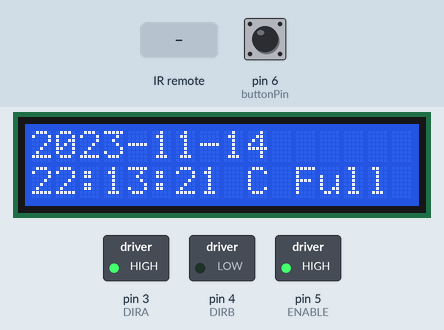
Recording of a sketch running on a simulated Arduino Uno, built with avr-gcc and run on an emulated ATmega328P. Parts: 16×2 character LCD, switched loads named in the sketch (green lamp = pin HIGH). The inputs (shaded band) are chosen by the test bench; at power-on: pin 6 (buttonPin) LOW. The local clock reads 2024-03-15 10:24:30 at power-on unless the sketch sets it; what the sketch prints to the serial monitor is not drawn.

Above: at 1.2 s.
1.3 s: infrared code 0xFF22DD received
At 2.3 s:
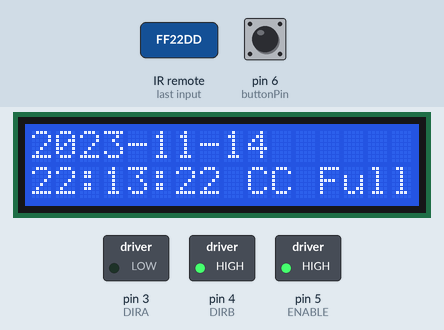
4.3 s: infrared code 0xFFE01F received
At 5.7 s:
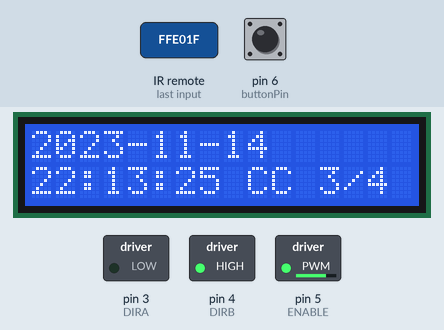
7.3 s: pin 6 (buttonPin) pulled HIGH for 3.2 s
At 11.5 s:
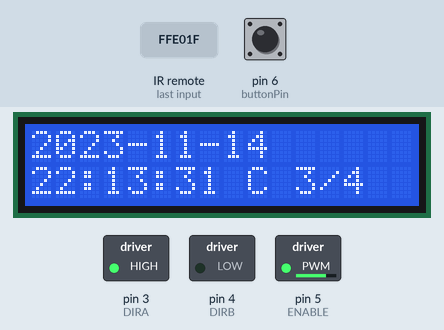
12.0 s: infrared code 0xFF906F received
At 13.8 s:
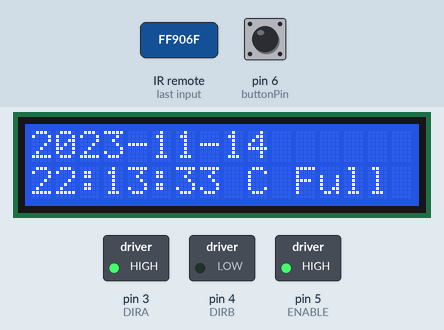
15.0 s: pin 6 (buttonPin) pulled HIGH for 1 s
At 16.8 s:
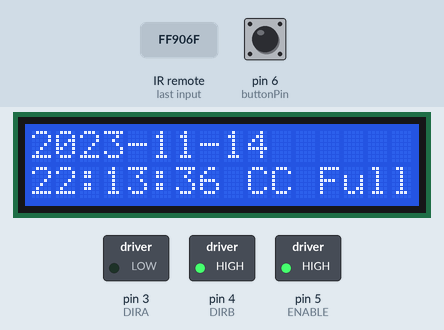
17.5 s: pin 6 (buttonPin) pulled HIGH for 3.2 s
At 17.96 s:
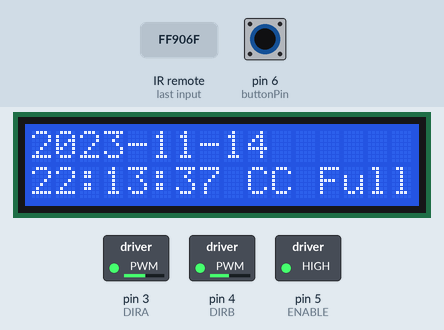
Timing chart, 0 to 22.3 s (numbered marks = the images above; inputs shaded):
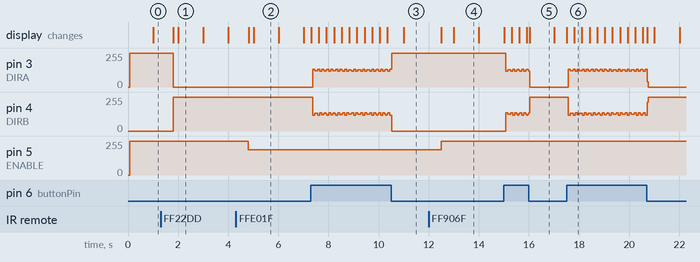

The sketch:

Lab3.ino
```cpp
// include the library code for the LCD display:
#include <LiquidCrystal.h>

// include the libary for the IR sensor
#include "IRremote.h"

// include the libary for the RTC module
#include <Wire.h>
#include <DS3231.h>

// initialize the library with the numbers of the interface pins
LiquidCrystal lcd(7, 8, 9, 10, 11, 12);

int receiver = 2; // Signal Pin of IR receiver to Arduino Digital Pin 2
#define DIRA 3 // Pin 3 and pin 4 control direction of the DC motor
#define DIRB 4
#define ENABLE 5
const int  buttonPin = 6;    // pin that the pushbutton is connected to

//storage variables
boolean toggle1 = 0;

int fanSpeed = 255;
int dir = 0; // 0 is clockwise and 1 is counter-clockwise

int buttonState = 0;            // current state of the button
bool irPressed = false;         // check whether the IR remote is pressed

/*-----( Declare objects )-----*/
IRrecv irrecv(receiver);     // create instance of 'irrecv'
decode_results results;      // create instance of 'decode_results'
// RTC
DS3231 clock;
RTCDateTime dt;

/*-----( Function )-----*/
void translateIR() // takes action based on IR code received
{
  irPressed = true;
  switch(results.value)

  {
  case 0xFFA25D: Serial.println("POWER"); break;
  case 0xFFE21D: Serial.println("FUNC/STOP"); break;
  case 0xFF629D: Serial.println("VOL+"); break;
  case 0xFF22DD: Serial.println("FAST BACK");    break;
  case 0xFF02FD: Serial.println("PAUSE");    break;
  case 0xFFC23D: Serial.println("FAST FORWARD");   break;
  case 0xFFE01F: Serial.println("DOWN");    break;
  case 0xFFA857: Serial.println("VOL-");    break;
  case 0xFF906F: Serial.println("UP");    break;
  case 0xFF9867: Serial.println("EQ");    break;
  case 0xFFB04F: Serial.println("ST/REPT");    break;
  case 0xFF6897: Serial.println("0");    break;
  case 0xFF30CF: Serial.println("1");    break;
  case 0xFF18E7: Serial.println("2");    break;
  case 0xFF7A85: Serial.println("3");    break;
  case 0xFF10EF: Serial.println("4");    break;
  case 0xFF38C7: Serial.println("5");    break;
  case 0xFF5AA5: Serial.println("6");    break;
  case 0xFF42BD: Serial.println("7");    break;
  case 0xFF4AB5: Serial.println("8");    break;
  case 0xFF52AD: Serial.println("9");    break;
  case 0xFFFFFFFF: Serial.println(" REPEAT");break;
  default:
    Serial.println(" other button   ");
  }// End Case
  delay(500); // Do not get immediate repeat
} //END translateIR


void setup() {
  // initialize the button pin as a input:
  pinMode(buttonPin, INPUT);

  //---set pin direction for the DC motor
  pinMode(ENABLE,OUTPUT);
  pinMode(DIRA,OUTPUT);
  pinMode(DIRB,OUTPUT);

  // set up the LCD's number of columns and rows:
  lcd.begin(16, 2);

  // Initialize DS3231
  clock.begin();
  // Send sketch compiling time to Arduino
  clock.setDateTime(__DATE__, __TIME__);

  // Control DC motor
  analogWrite(ENABLE,fanSpeed); //turn motor on
  digitalWrite(DIRA,HIGH); // clockwise rotation
  digitalWrite(DIRB,LOW);
  dir = 0; // spin in the clockwise direction first

  irrecv.enableIRIn(); // Start the receiver

  cli();//stop interrupts

  //set timer1 interrupt at 1Hz
  TCCR1A = 0;// set entire TCCR1A register to 0
  TCCR1B = 0;// same for TCCR1B
  TCNT1  = 0;//initialize counter value to 0
  // set compare match register for 1hz increments
  OCR1A = 15624;// = (16*10^6) / (1*1024) - 1 (must be <65536)
  // turn on CTC mode
  TCCR1B |= (1 << WGM12);
  // Set CS12 and CS10 bits for 1024 prescaler
  TCCR1B |= (1 << CS12) | (1 << CS10);
  // enable timer compare interrupt
  TIMSK1 |= (1 << OCIE1A);

  sei();//allow interrupts

  Serial.begin(9600);
}


// Timer1's interrupt service routing (ISR)
// The code in ISR will be executed every time timer1 interrupt occurs
// That is, the code will be called once every second
// TODO
//   you need to set a flag to trigger an evaluation of the conditions
//   in your state machine, then potentially transit to next state
//
ISR(TIMER1_COMPA_vect){//timer1 interrupt 1Hz toggles pin 13 (LED)
//generates pulse wave of frequency 1Hz/2 = 0.5Hz (takes two cycles for full wave- toggle high then toggle low)
  if (toggle1){
    toggle1 = 0;
  }
  else{
    toggle1 = 1;
  }
}


void loop() {
  if (irrecv.decode(&results)) // have we received an IR signal?
  {
    translateIR();
    irrecv.resume(); // receive the next value
  }

  buttonState = digitalRead(buttonPin);  // Read data from button pin to see whether it's currently pressed
  if (buttonState == HIGH){
    if (dir == 0){             // If it is currently pressed and motor is currently spinning clockwise
      dir = 1;
      digitalWrite(DIRA,LOW); // counter-clockwise rotation
      digitalWrite(DIRB,HIGH);
    }
    else if (dir == 1){       // If it is currently pressed and motor is currently spinning counter-clockwise
      dir = 0;
      digitalWrite(DIRA,HIGH); // clockwise rotation
      digitalWrite(DIRB,LOW);
    }
  }

  if (results.value == 0xFFC23D && irPressed == true){ // If the FAST FORWARD button on the IR remote is pressed
    dir = 0;
    digitalWrite(DIRA,HIGH); // clockwise rotation
    digitalWrite(DIRB,LOW);
  }
  else if(results.value == 0xFF22DD && irPressed == true){   // If the FAST BACK button on the IR remote is pressed
    dir = 1;      digitalWrite(DIRA,LOW); // counter-clockwise rotation
      digitalWrite(DIRB,HIGH);
  }

  if (results.value == 0xFF906F && irPressed == true){ // If the UP button on the IR remote is pressed
    if (fanSpeed <= 191 && fanSpeed > 0){
      fanSpeed += 64;
      analogWrite(ENABLE,fanSpeed);
      Serial.println(fanSpeed);
    }
    else if (fanSpeed == 0){
      fanSpeed += 63;
      analogWrite(ENABLE,fanSpeed);
      Serial.println(fanSpeed);
    }
  }
  else if(results.value == 0xFFE01F && irPressed == true){ //If the DOWN button on the IR remote is pressed
    if (fanSpeed >= 127){
      fanSpeed -= 64;
      analogWrite(ENABLE,fanSpeed);
      Serial.println(fanSpeed);
    }
    else if (fanSpeed == 63){
      fanSpeed -= 63;
      analogWrite(ENABLE,fanSpeed);
      Serial.println(fanSpeed);
    }
  }

  irPressed = false;

  dt = clock.getDateTime();

  if (toggle1) {
    //lcd.clear();
    lcd.setCursor(0, 0);
    lcd.print(dt.year);
    lcd.print("-");
    lcd.print(dt.month);
    lcd.print("-");
    lcd.print(dt.day);
    lcd.print("  ");
    lcd.setCursor(0, 1);
    lcd.print(dt.hour);
    lcd.print(":");
    lcd.print(dt.minute);
    lcd.print(":");
    lcd.print(dt.second);

    switch (dir){
      case 0:
        lcd.print(" ");
        lcd.print("C");
        lcd.print(" ");
        break;
      case 1:
        lcd.print(" ");
        lcd.print("CC");
        lcd.print(" ");
        break;
    }

    switch (fanSpeed){
      case 255:
        lcd.print("Full ");
        break;
      case 191:
        lcd.print("3/4  ");
        break;
      case 127:
        lcd.print("1/2  ");
        break;
      case 63:
        lcd.print("1/4  ");
        break;
      case 0:
        lcd.print("0  ");
        break;
    }
  }
  else {
    //lcd.clear();
    lcd.setCursor(0, 0);
    lcd.print(dt.year);
    lcd.print("-");
    lcd.print(dt.month);
    lcd.print("-");
    lcd.print(dt.day);
    lcd.print("  ");
    lcd.setCursor(0, 1);
    lcd.print(dt.hour);
    lcd.print(":");
    lcd.print(dt.minute);
    lcd.print(":");
    lcd.print(dt.second);

    switch (dir){
      case 0:
        lcd.print(" ");
        lcd.print("C");
        lcd.print(" ");
        break;
      case 1:
        lcd.print(" ");
        lcd.print("CC");
        lcd.print(" ");
        break;
    }

    switch (fanSpeed){
      case 255:
        lcd.print("Full ");
        break;
      case 191:
        lcd.print("3/4  ");
        break;
      case 127:
        lcd.print("1/2  ");
        break;
      case 63:
        lcd.print("1/4  ");
        break;
      case 0:
        lcd.print("0  ");
        break;
    }
  }
}
```

Measured:
- after the input at 1.3 s, pin 3 (DIRA): 255/255 → 0/255 after 0.50 s; pin 4 (DIRB): 0/255 → 255/255 after 0.50 s; the display: first changes after 0.51 s (image 1 shows a later state)
- after the input at 4.3 s, pin 5 (ENABLE): 255/255 → 191/255 after 0.50 s; the display: first changes after 0.51 s (image 2 shows a later state)
- after the input at 12.0 s, pin 5 (ENABLE): 191/255 → 255/255 after 0.50 s; the display: first changes after 0.51 s (image 4 shows a later state)
- what the display in image 1 shows lasts 1.0 s, from 2.0 s to 3.0 s
